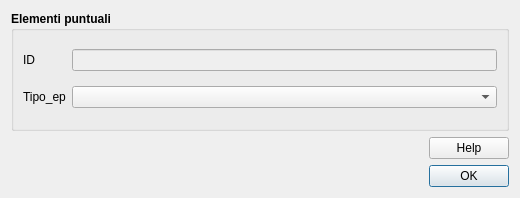
<?xml version="1.0" encoding="UTF-8"?>
<ui version="4.0">
    <class>epuntuali</class>
    <widget class="QDialog" name="epuntuali">
        <property name="geometry">
            <rect>
                <x>0</x>
                <y>0</y>
                <width>520</width>
                <height>198</height>
            </rect>
        </property>
        <property name="sizePolicy">
            <sizepolicy hsizetype="Fixed" vsizetype="Fixed">
                <horstretch>0</horstretch>
                <verstretch>0</verstretch>
            </sizepolicy>
        </property>
        <property name="minimumSize">
            <size>
                <width>520</width>
                <height>190</height>
            </size>
        </property>
        <property name="maximumSize">
            <size>
                <width>1500</width>
                <height>1500</height>
            </size>
        </property>
        <property name="windowTitle">
            <string>Elementi puntuali</string>
        </property>
        <property name="modal">
            <bool>true</bool>
        </property>
        <layout class="QVBoxLayout" name="verticalLayout_2">
            <item>
                <widget class="QGroupBox" name="groupBox_2">
                    <property name="sizePolicy">
                        <sizepolicy hsizetype="Expanding" vsizetype="Expanding">
                            <horstretch>0</horstretch>
                            <verstretch>0</verstretch>
                        </sizepolicy>
                    </property>
                    <property name="minimumSize">
                        <size>
                            <width>0</width>
                            <height>0</height>
                        </size>
                    </property>
                    <property name="font">
                        <font>
                            <weight>75</weight>
                            <bold>true</bold>
                        </font>
                    </property>
                    <property name="title">
                        <string>Elementi puntuali</string>
                    </property>
                    <layout class="QGridLayout" name="gridLayout">
                        <item row="0" column="0">
                            <widget class="QLabel" name="label_3">
                                <property name="font">
                                    <font>
                                        <weight>50</weight>
                                        <bold>false</bold>
                                    </font>
                                </property>
                                <property name="text">
                                    <string>ID</string>
                                </property>
                            </widget>
                        </item>
                        <item row="0" column="1">
                            <widget class="QLineEdit" name="pkuid">
                                <property name="enabled">
                                    <bool>false</bool>
                                </property>
                                <property name="palette">
                                    <palette>
                                        <active>
                                            <colorrole role="Text">
                                                <brush brushstyle="SolidPattern">
                                                    <color alpha="255">
                                                        <red>113</red>
                                                        <green>113</green>
                                                        <blue>113</blue>
                                                    </color>
                                                </brush>
                                            </colorrole>
                                            <colorrole role="PlaceholderText">
                                                <brush brushstyle="NoBrush">
                                                    <color alpha="128">
                                                        <red>113</red>
                                                        <green>113</green>
                                                        <blue>113</blue>
                                                    </color>
                                                </brush>
                                            </colorrole>
                                        </active>
                                        <inactive>
                                            <colorrole role="Text">
                                                <brush brushstyle="SolidPattern">
                                                    <color alpha="255">
                                                        <red>113</red>
                                                        <green>113</green>
                                                        <blue>113</blue>
                                                    </color>
                                                </brush>
                                            </colorrole>
                                            <colorrole role="PlaceholderText">
                                                <brush brushstyle="NoBrush">
                                                    <color alpha="128">
                                                        <red>113</red>
                                                        <green>113</green>
                                                        <blue>113</blue>
                                                    </color>
                                                </brush>
                                            </colorrole>
                                        </inactive>
                                        <disabled>
                                            <colorrole role="Text">
                                                <brush brushstyle="SolidPattern">
                                                    <color alpha="255">
                                                        <red>120</red>
                                                        <green>120</green>
                                                        <blue>120</blue>
                                                    </color>
                                                </brush>
                                            </colorrole>
                                            <colorrole role="PlaceholderText">
                                                <brush brushstyle="NoBrush">
                                                    <color alpha="128">
                                                        <red>113</red>
                                                        <green>113</green>
                                                        <blue>113</blue>
                                                    </color>
                                                </brush>
                                            </colorrole>
                                        </disabled>
                                    </palette>
                                </property>
                                <property name="toolTip">
                                    <string/>
                                </property>
                            </widget>
                        </item>
                        <item row="1" column="0">
                            <widget class="QLabel" name="label">
                                <property name="font">
                                    <font>
                                        <weight>50</weight>
                                        <bold>false</bold>
                                    </font>
                                </property>
                                <property name="text">
                                    <string>Tipo_ep</string>
                                </property>
                            </widget>
                        </item>
                        <item row="1" column="1">
                            <widget class="QComboBox" name="Tipo_ep">
                                <property name="sizePolicy">
                                    <sizepolicy hsizetype="Expanding" vsizetype="Fixed">
                                        <horstretch>0</horstretch>
                                        <verstretch>0</verstretch>
                                    </sizepolicy>
                                </property>
                                <property name="font">
                                    <font>
                                        <weight>50</weight>
                                        <bold>false</bold>
                                    </font>
                                </property>
                                <property name="toolTip">
                                    <string/>
                                </property>
                            </widget>
                        </item>
                    </layout>
                </widget>
            </item>
            <item>
                <layout class="QHBoxLayout" name="horizontalLayout">
                    <item>
                        <widget class="QLabel" name="label_logo_cnr">
                            <property name="maximumSize">
                                <size>
                                    <width>81</width>
                                    <height>60</height>
                                </size>
                            </property>
                            <property name="text">
                                <string/>
                            </property>
                            <property name="pixmap">
                                <pixmap>../loghi/Logo CNR-2010-Quadrato-ITA-high.png</pixmap>
                            </property>
                            <property name="scaledContents">
                                <bool>true</bool>
                            </property>
                        </widget>
                    </item>
                    <item>
                        <widget class="QLabel" name="label_logo_igag">
                            <property name="maximumSize">
                                <size>
                                    <width>70</width>
                                    <height>60</height>
                                </size>
                            </property>
                            <property name="text">
                                <string/>
                            </property>
                            <property name="pixmap">
                                <pixmap>../loghi/IGAG-CMYK.png</pixmap>
                            </property>
                            <property name="scaledContents">
                                <bool>true</bool>
                            </property>
                        </widget>
                    </item>
                    <item>
                        <spacer name="horizontalSpacer">
                            <property name="orientation">
                                <enum>Qt::Horizontal</enum>
                            </property>
                            <property name="sizeHint" stdset="0">
                                <size>
                                    <width>40</width>
                                    <height>20</height>
                                </size>
                            </property>
                        </spacer>
                    </item>
                    <item>
                        <layout class="QVBoxLayout" name="verticalLayout">
                            <item>
                                <widget class="QPushButton" name="help_button">
                                    <property name="cursor">
                                        <cursorShape>PointingHandCursor</cursorShape>
                                    </property>
                                    <property name="text">
                                        <string>Help</string>
                                    </property>
                                </widget>
                            </item>
                            <item>
                                <widget class="QDialogButtonBox" name="buttonBox">
                                    <property name="sizePolicy">
                                        <sizepolicy hsizetype="Fixed" vsizetype="Fixed">
                                            <horstretch>0</horstretch>
                                            <verstretch>0</verstretch>
                                        </sizepolicy>
                                    </property>
                                    <property name="minimumSize">
                                        <size>
                                            <width>0</width>
                                            <height>0</height>
                                        </size>
                                    </property>
                                    <property name="cursor">
                                        <cursorShape>PointingHandCursor</cursorShape>
                                    </property>
                                    <property name="orientation">
                                        <enum>Qt::Vertical</enum>
                                    </property>
                                    <property name="standardButtons">
                                        <set>QDialogButtonBox::Ok</set>
                                    </property>
                                    <property name="centerButtons">
                                        <bool>true</bool>
                                    </property>
                                </widget>
                            </item>
                        </layout>
                    </item>
                </layout>
            </item>
        </layout>
    </widget>
    <resources/>
    <connections/>
</ui>
